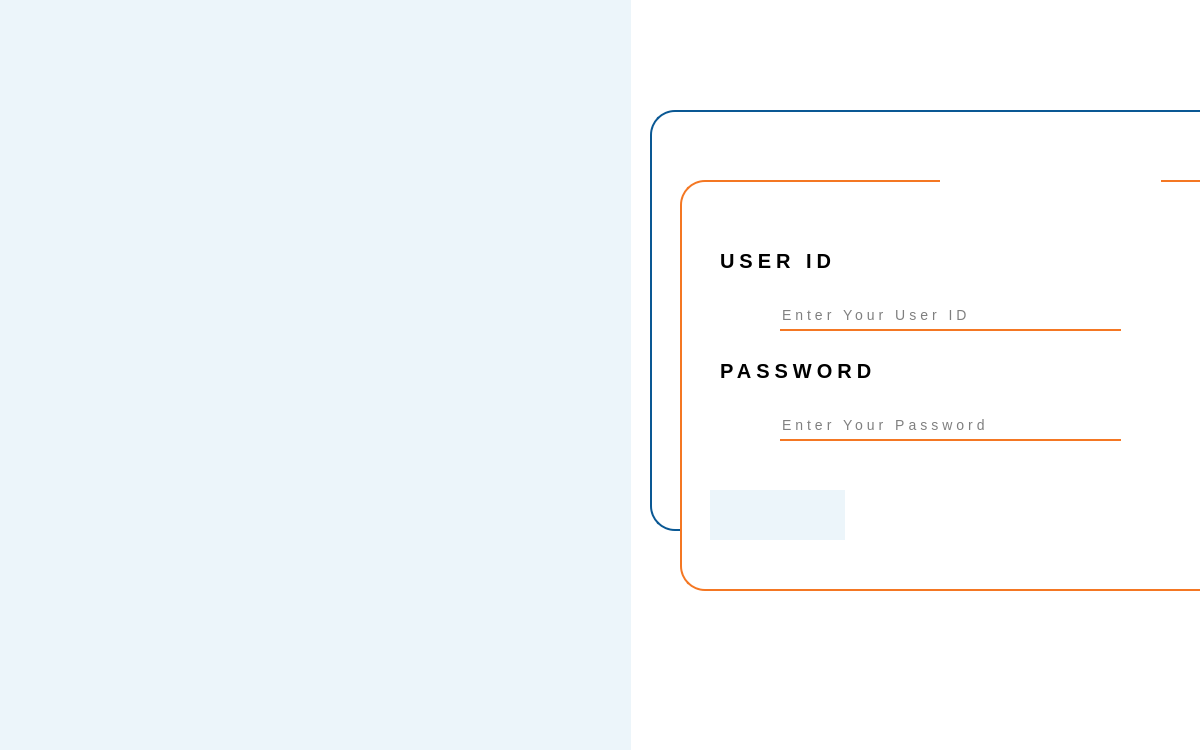
<?xml version="1.0" encoding="UTF-8"?>
<ui version="4.0">
 <class>LoginScreen</class>
 <widget class="QDialog" name="LoginScreen">
  <property name="geometry">
   <rect>
    <x>0</x>
    <y>0</y>
    <width>1200</width>
    <height>750</height>
   </rect>
  </property>
  <property name="windowTitle">
   <string>Co-vix</string>
  </property>
  <property name="styleSheet">
   <string notr="true">background-color: white;</string>
  </property>
  <widget class="QFrame" name="frame">
   <property name="geometry">
    <rect>
     <x>0</x>
     <y>0</y>
     <width>631</width>
     <height>750</height>
    </rect>
   </property>
   <property name="styleSheet">
    <string notr="true">background-image: url(&quot;:/Co-vix Images/SIGN IN Frame.png&quot;);
background-repeat: no-repeat;
background-color: #ecf5fa;
border-style: none;</string>
   </property>
   <property name="frameShape">
    <enum>QFrame::StyledPanel</enum>
   </property>
   <property name="frameShadow">
    <enum>QFrame::Raised</enum>
   </property>
  </widget>
  <widget class="QLabel" name="label">
   <property name="geometry">
    <rect>
     <x>720</x>
     <y>240</y>
     <width>121</width>
     <height>41</height>
    </rect>
   </property>
   <property name="font">
    <font>
     <pointsize>-1</pointsize>
     <bold>true</bold>
    </font>
   </property>
   <property name="styleSheet">
    <string notr="true">color: black;
font-size: 20px;
letter-spacing: 5px;</string>
   </property>
   <property name="text">
    <string>USER ID</string>
   </property>
  </widget>
  <widget class="QLabel" name="label_2">
   <property name="geometry">
    <rect>
     <x>720</x>
     <y>350</y>
     <width>161</width>
     <height>41</height>
    </rect>
   </property>
   <property name="font">
    <font>
     <pointsize>-1</pointsize>
     <bold>true</bold>
    </font>
   </property>
   <property name="styleSheet">
    <string notr="true">color: black;
font-size: 20px;
letter-spacing: 5px;</string>
   </property>
   <property name="text">
    <string>PASSWORD</string>
   </property>
  </widget>
  <widget class="QLineEdit" name="idlineEdit">
   <property name="geometry">
    <rect>
     <x>780</x>
     <y>300</y>
     <width>341</width>
     <height>31</height>
    </rect>
   </property>
   <property name="styleSheet">
    <string notr="true">border: none;
border-bottom: 2px solid #F47723;
color: Black;
font-size: 14px;
letter-spacing: 4px;</string>
   </property>
   <property name="placeholderText">
    <string>Enter Your User ID</string>
   </property>
  </widget>
  <widget class="QLineEdit" name="passlineEdit">
   <property name="geometry">
    <rect>
     <x>780</x>
     <y>410</y>
     <width>341</width>
     <height>31</height>
    </rect>
   </property>
   <property name="styleSheet">
    <string notr="true">border: none;
border-bottom: 2px solid #F47723;
color: Black;
font-size: 14px;
letter-spacing: 4px;</string>
   </property>
   <property name="echoMode">
    <enum>QLineEdit::Password</enum>
   </property>
   <property name="placeholderText">
    <string>Enter Your Password </string>
   </property>
  </widget>
  <widget class="QPushButton" name="signinButton">
   <property name="geometry">
    <rect>
     <x>710</x>
     <y>490</y>
     <width>135</width>
     <height>50</height>
    </rect>
   </property>
   <property name="styleSheet">
    <string notr="true">background-color: #ecf5fa;
background-image: url(&quot;:/Co-vix Images/SIGN IN 02 BTN.png&quot;);
border: 0px solid #555555;</string>
   </property>
   <property name="text">
    <string/>
   </property>
  </widget>
  <widget class="QPushButton" name="backButton">
   <property name="geometry">
    <rect>
     <x>1150</x>
     <y>10</y>
     <width>30</width>
     <height>30</height>
    </rect>
   </property>
   <property name="styleSheet">
    <string notr="true">background-color: white;
background-image: url(&quot;:/Co-vix Images/BACK Btn.png&quot;);
border: 0px solid #555555;</string>
   </property>
   <property name="text">
    <string/>
   </property>
  </widget>
  <widget class="QFrame" name="frame_2">
   <property name="geometry">
    <rect>
     <x>680</x>
     <y>180</y>
     <width>621</width>
     <height>411</height>
    </rect>
   </property>
   <property name="styleSheet">
    <string notr="true">  border: 2px solid #F47723;
  border-radius: 25px;</string>
   </property>
   <property name="frameShape">
    <enum>QFrame::StyledPanel</enum>
   </property>
   <property name="frameShadow">
    <enum>QFrame::Raised</enum>
   </property>
  </widget>
  <widget class="QFrame" name="frame_3">
   <property name="geometry">
    <rect>
     <x>940</x>
     <y>120</y>
     <width>221</width>
     <height>101</height>
    </rect>
   </property>
   <property name="styleSheet">
    <string notr="true">background-image: url(&quot;:/Co-vix Images/SIGN IN header.png&quot;);
 background-repeat: no-repeat;
border-style: none;</string>
   </property>
   <property name="frameShape">
    <enum>QFrame::StyledPanel</enum>
   </property>
   <property name="frameShadow">
    <enum>QFrame::Raised</enum>
   </property>
  </widget>
  <widget class="QFrame" name="frame_5">
   <property name="geometry">
    <rect>
     <x>650</x>
     <y>110</y>
     <width>741</width>
     <height>421</height>
    </rect>
   </property>
   <property name="styleSheet">
    <string notr="true"> border: 2px solid #0A5894;
  border-radius: 25px;</string>
   </property>
   <property name="frameShape">
    <enum>QFrame::StyledPanel</enum>
   </property>
   <property name="frameShadow">
    <enum>QFrame::Raised</enum>
   </property>
  </widget>
  <zorder>frame_5</zorder>
  <zorder>frame_2</zorder>
  <zorder>frame</zorder>
  <zorder>label</zorder>
  <zorder>label_2</zorder>
  <zorder>idlineEdit</zorder>
  <zorder>passlineEdit</zorder>
  <zorder>signinButton</zorder>
  <zorder>backButton</zorder>
  <zorder>frame_3</zorder>
 </widget>
 <resources/>
 <connections/>
</ui>
